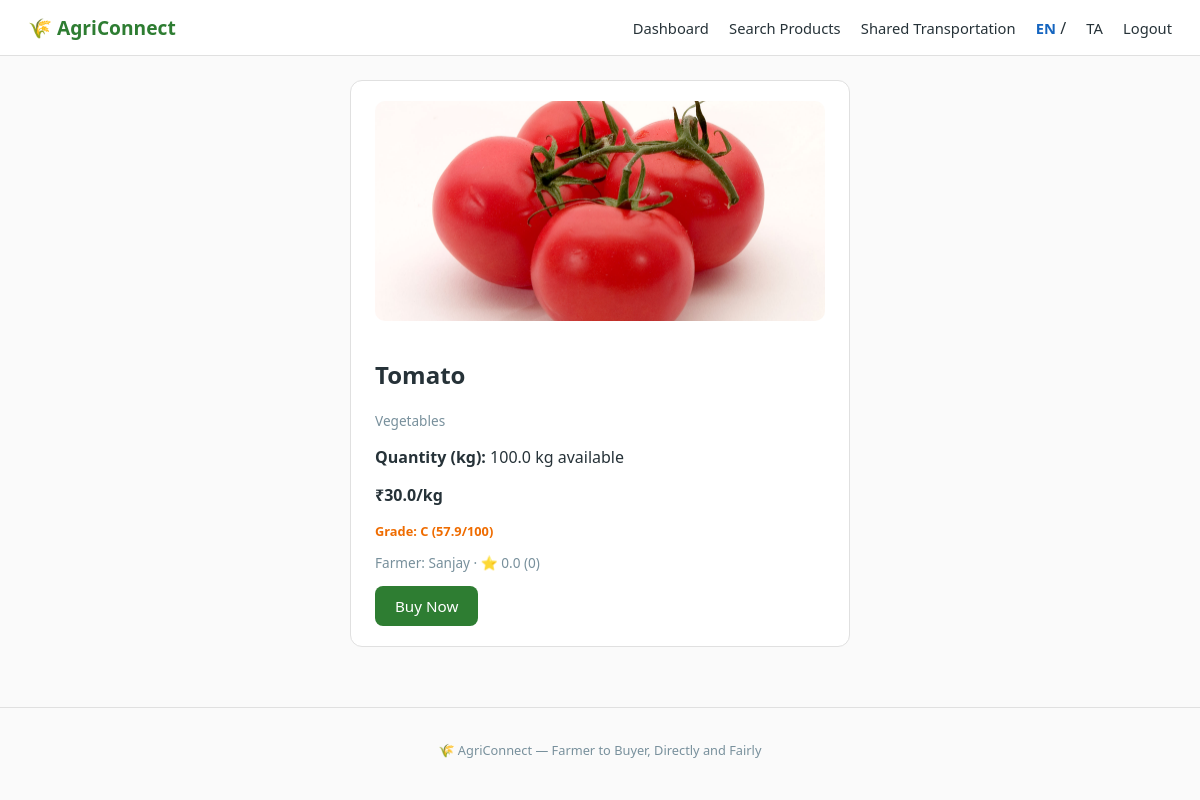
The page /buyer/product/1 (signed in) on the database its author committed.
### models.py (models this page shows, shortened)
class Product(db.Model):
    id = db.Column(db.Integer, primary_key=True)
    farmer_id = db.Column(db.Integer, db.ForeignKey("user.id"), nullable=False)
    name = db.Column(db.String(160), nullable=False)
    category = db.Column(db.String(50), nullable=False)
    description = db.Column(db.Text, default="")
    quantity_kg = db.Column(db.Float, nullable=False)
    price_per_kg = db.Column(db.Float, nullable=False)
    ai_suggested_price = db.Column(db.Float)
    quality_score = db.Column(db.Float)
    quality_grade = db.Column(db.String(2))
    photo_path = db.Column(db.String(255))
    status = db.Column(db.String(20), default="active")  # active / sold / in_transport
    created_at = db.Column(db.DateTime, default=datetime.utcnow)

class User(UserMixin, db.Model):
    id = db.Column(db.Integer, primary_key=True)
    name = db.Column(db.String(120), nullable=False)
    email = db.Column(db.String(160), unique=True, nullable=False)
    password_hash = db.Column(db.String(255), nullable=False)
    role = db.Column(db.String(20), nullable=False)  # 'farmer' or 'buyer'
    sub_type = db.Column(db.String(20))  # farmer: private/public | buyer: consumer/retailer/wholesale
    language = db.Column(db.String(2), default="en")  # 'en' or 'ta'
    lat = db.Column(db.Float, default=11.1085)   # default: Tiruppur, TN
    lon = db.Column(db.Float, default=77.3411)
    rating_avg = db.Column(db.Float, default=0.0)
    rating_count = db.Column(db.Integer, default=0)
    created_at = db.Column(db.DateTime, default=datetime.utcnow)
    products = db.relationship("Product", backref="farmer", lazy=True)

### app.py (the view)
@app.route("/buyer/product/<int:product_id>")
@role_required("buyer")
def product_detail(product_id):
    product = db.session.get(Product, product_id)
    return render_template("product_detail.html", product=product)

### app.py (called while the page is built)
@login_manager.user_loader
def load_user(user_id):
    return db.session.get(User, int(user_id))

@app.before_request
def set_lang():
    g.lang = session.get("lang", "en")

def t(key):
    return TRANSLATIONS.get(g.lang, TRANSLATIONS["en"]).get(key, key)

@app.context_processor
def inject_globals():
    return {"lang": g.get("lang", "en"), "current_user": current_user}

def role_required(role):
    def decorator(fn):
        @functools.wraps(fn)
        @login_required
        def wrapper(*args, **kwargs):
            if current_user.role != role:
                flash("Access restricted.")
                return redirect(url_for("index"))
            return fn(*args, **kwargs)
        return wrapper
    return decorator

### templates/product_detail.html (shortened to what this page needs)
{% extends "base.html" %}
{% block content %}
<div class="card detail-card">
  {% if product.photo_path %}<img src="{{ url_for('static', filename=product.photo_path) }}" class="detail-img">{% endif %}
  <h2>{{ product.name }}</h2>
  <p class="muted">{{ product.category }}</p>
  <p><strong>{{ t('quantity_kg') }}:</strong> {{ product.quantity_kg }} kg available</p>
  <p><strong>₹{{ product.price_per_kg }}/kg</strong></p>
  {% if product.quality_grade %}
  <p class="grade-tag">{{ t('quality_grade') }}: {{ product.quality_grade }} ({{ product.quality_score }}/100)</p>
  {% endif %}
  <p class="muted">{{ t('farmer') }}: {{ product.farmer.name }} &middot; ⭐ {{ product.farmer.rating_avg }} ({{ product.farmer.rating_count }})</p>
  <a href="{{ url_for('order_pay', product_id=product.id) }}" class="btn btn-primary">{{ t('buy_now') }}</a>
</div>
{% endblock %}

### static/css/style.css (style rules this page uses)
:root { --green: #2e7d32; --green-light: #e8f5e9; --blue: #1565c0; --blue-light: #e3f2fd; --orange: #ef6c00; --text: #263238; --muted: #78909c; --border: #e0e0e0; --bg: #fafafa; }
* { box-sizing: border-box; }
body { font-family: 'Segoe UI', Roboto, Arial, sans-serif; margin: 0; background: var(--bg); color: var(--text); }
.btn { display: inline-block; padding: 10px 20px; border-radius: 8px; text-decoration: none; border: 1px solid var(--border); background: white; color: var(--text); cursor: pointer; font-size: 0.95rem; }
.btn-primary { background: var(--green); color: white; border: none; }
.card { background: white; border: 1px solid var(--border); border-radius: 12px; padding: 20px 24px; margin-bottom: 20px; }
.muted { color: var(--muted); font-size: 0.85rem; }
.grade-tag { color: var(--orange); font-size: 0.8rem; font-weight: 600; }
.detail-card { max-width: 500px; margin: 0 auto; }
.detail-img { width: 100%; height: 220px; object-fit: cover; border-radius: 10px; margin-bottom: 12px; }

### rows shown on the page
Product: photo_path (picture), name "Tomato", category "Vegetables", quantity_kg "100.0", price_per_kg "30.0", quality_grade "C", quality_score "57.9"
User: role "Farmer", farmer.name "Sanjay", farmer.rating_avg "0.0", farmer.rating_count "0"

### other values the page prints
{{ t('site_name') }} "AgriConnect"
{{ t('dashboard') }} "Dashboard"
{{ t('search_products') }} "Search Products"
{{ t('shared_transport') }} "Shared Transportation"
{{ t('logout') }} "Logout"
{{ t('quantity_kg') }} "Quantity (kg)"
{{ t('quality_grade') }} "Grade"
{{ t('buy_now') }} "Buy Now"
{{ t('tagline') }} "Farmer to Buyer, Directly and Fairly"
